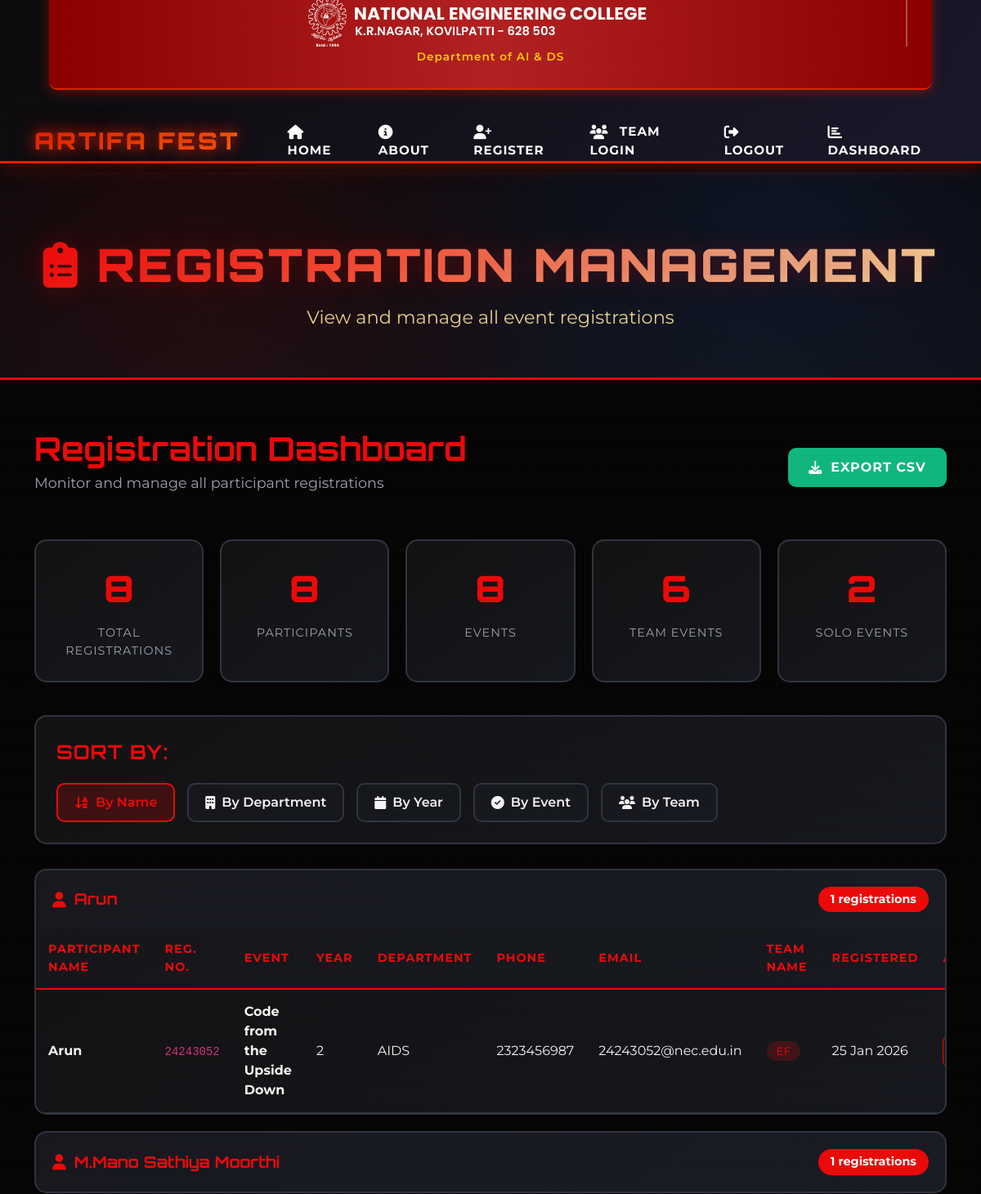
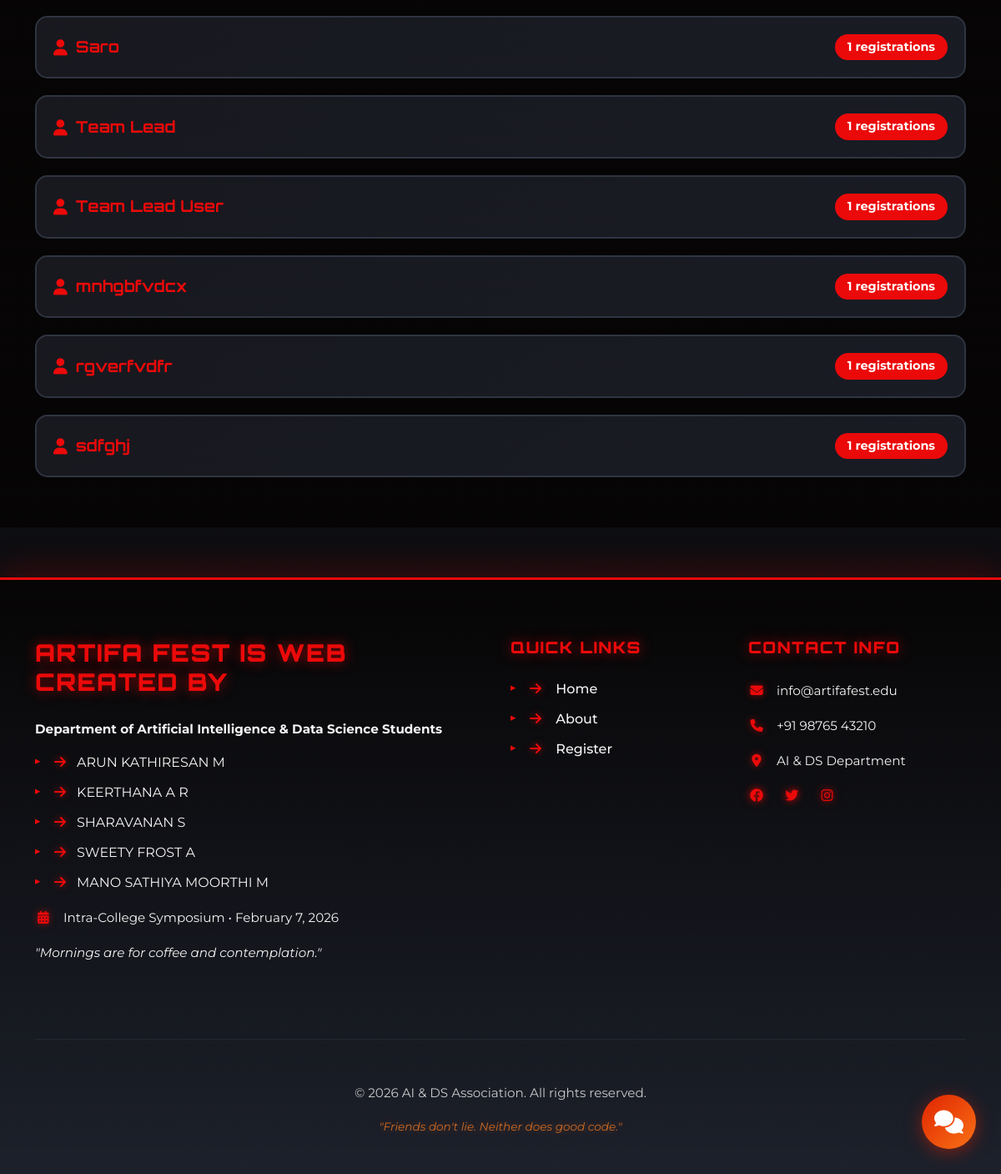
The page /view-registrations/ (signed in) on the database its author committed (2 pictures, top to bottom).
### core/models.py (models this page shows, shortened)
class Registration(models.Model):
    YEAR_CHOICES = [
        ('1', '1st Year'),
        ('2', '2nd Year'),
        ('3', '3rd Year'),
        ('4', '4th Year'),
    ]
    DEPARTMENT_CHOICES = [
        ('AIDS', 'AI & DS'),
        ('CSE', 'Computer Science'),
        ('IT', 'Information Technology'),
        ('ECE', 'Electronics & Communication'),
        ('EEE', 'Electrical & Electronics'),
        ('MECH', 'Mechanical'),
        ('CIVIL', 'Civil'),
        ('OTHER', 'Other'),
    ]
    register_number = models.CharField(max_length=20, unique=True, help_text='Unique registration number', null=True)
    full_name = models.CharField(max_length=200, null=True)
    year = models.CharField(max_length=1, choices=YEAR_CHOICES, null=True)
    department = models.CharField(max_length=10, choices=DEPARTMENT_CHOICES, null=True)
    phone_number = models.CharField(max_length=15, null=True, blank=True)
    email = models.EmailField(null=True)
    is_verified = models.BooleanField(default=False)
    event = models.ForeignKey(Event, on_delete=models.CASCADE)
    registered_at = models.DateTimeField(auto_now_add=True)
    team = models.ForeignKey('Team', on_delete=models.SET_NULL, null=True, blank=True, related_name='registrations', help_text='Team this registration belongs to')
    team_name = models.CharField(max_length=100, blank=True, null=True)
    team_members = models.IntegerField(default=0, help_text='Count of team members (0 if not team lead)')
    team_password = models.CharField(max_length=255, blank=True, null=True, help_text='Team password (hashed) for team login verification')
    is_team_lead = models.BooleanField(default=False, help_text='Whether this participant is a team lead')
    class Meta:
        unique_together = ['register_number', 'event']
        ordering = ['-registered_at']

class Event(models.Model):
    EVENT_TYPES = [
        ('technical', 'Technical'),
        ('non-technical', 'Non-Technical'),
    ]
    name = models.CharField(max_length=200)
    slug = models.SlugField(unique=True)
    description = models.TextField()
    event_type = models.CharField(max_length=20, choices=EVENT_TYPES)
    is_team_event = models.BooleanField(default=False)
    min_team_size = models.IntegerField(default=1)
    max_team_size = models.IntegerField(default=1)
    icon_class = models.CharField(max_length=100, default='fas fa-code')
    start_time = models.TimeField(null=True, blank=True)
    end_time = models.TimeField(null=True, blank=True)
    event_date = models.DateField(null=True, blank=True)
    duration = models.CharField(max_length=100, blank=True, null=True, help_text="e.g., '7 hours', '2 hours'")
    venue = models.CharField(max_length=200, blank=True, null=True, help_text="Event venue/location")
    created_at = models.DateTimeField(auto_now_add=True)
    updated_at = models.DateTimeField(auto_now=True)

### core/views.py (the view, shortened to what this page needs)
# urls.py: path('view-registrations/', views.view_registrations, name='view_registrations'),
def view_registrations(request):
    if not request.user.is_superuser:
        return redirect('home')
    view_mode = request.GET.get('view', 'teams')  # 'teams' or 'members'
    team_id = request.GET.get('team_id')
    team_leads = Registration.objects.filter(
        is_team_lead=True
    ).select_related('team', 'event').order_by('team_name', 'full_name')
    team_data = []
    for lead in team_leads:
        if lead.team:
            team_members = TeamMember.objects.filter(team=lead.team)
            team_info = {
                'lead': lead,
                'team': lead.team,
                'total_members': team_members.count(),
                'joined_members': team_members.filter(status='joined').count(),
                'pending_members': team_members.filter(status='pending').count(),
            }
            team_data.append(team_info)
    registrations = Registration.objects.select_related('event').all()
    sort_by = request.GET.get('sort_by', 'name')  # name, dept, year, event, team
    if sort_by == 'dept':
        registrations = registrations.order_by('department', 'full_name')
    elif sort_by == 'year':
        registrations = registrations.order_by('year', 'full_name')
    elif sort_by == 'event':
        registrations = registrations.order_by('event__name', 'full_name')
    elif sort_by == 'team':
        registrations = registrations.order_by('team_name', 'full_name')
    else:  # Default: sort by name
        registrations = registrations.order_by('full_name')
    total_registrations = Registration.objects.count()
    total_participants = Registration.objects.values('register_number').distinct().count()
    total_events = Event.objects.count()
    team_registrations = Registration.objects.filter(team_name__isnull=False, team_name__gt='').count()
    individual_registrations = total_registrations - team_registrations
    registrations_by_name = {}
    registrations_by_dept = {}
    registrations_by_year = {}
    registrations_by_event = {}
    registrations_by_team = {}
    try:
        for reg in Registration.objects.select_related('event').all():
            name = reg.full_name
            if name not in registrations_by_name:
                registrations_by_name[name] = []
            registrations_by_name[name].append(reg)
            try:
                dept = reg.get_department_display()
            except:
                dept = reg.department
            if dept not in registrations_by_dept:
                registrations_by_dept[dept] = []
            registrations_by_dept[dept].append(reg)
            try:
                year = reg.get_year_display()
            except:
                year = reg.year
            if year not in registrations_by_year:
                registrations_by_year[year] = []
            registrations_by_year[year].append(reg)
            event_name = reg.event.name
            if event_name not in registrations_by_event:
                registrations_by_event[event_name] = []
            registrations_by_event[event_name].append(reg)
            team_name = reg.team_name if reg.team_name else 'Solo'
            if team_name not in registrations_by_team:
                registrations_by_team[team_name] = []
            registrations_by_team[team_name].append(reg)
    except Exception as e:
        import logging
        logger = logging.getLogger(__name__)
        logger.exception("Error grouping registrations")
        pass
    registrations_by_name = dict(sorted(registrations_by_name.items(), key=lambda x: (x[0] is None, x[0])))
    registrations_by_dept = dict(sorted(registrations_by_dept.items(), key=lambda x: (x[0] is None, x[0])))
    registrations_by_year = dict(sorted(registrations_by_year.items(), key=lambda x: (x[0] is None, x[0])))
    registrations_by_event = dict(sorted(registrations_by_event.items(), key=lambda x: (x[0] is None, x[0])))
    registrations_by_team = dict(sorted(registrations_by_team.items(), key=lambda x: (x[0] is None, x[0])))
    context = {
        'view_mode': 'teams',
        'team_data': team_data,
        'registrations': registrations,
        'registrations_by_name': registrations_by_name,
        'registrations_by_dept': registrations_by_dept,
        'registrations_by_year': registrations_by_year,
        'registrations_by_event': registrations_by_event,
        'registrations_by_team': registrations_by_team,
        'total_registrations': total_registrations,
        'total_participants': total_participants,
        'total_events': total_events,
        'team_registrations': team_registrations,
        'individual_registrations': individual_registrations,
        'sort_by': sort_by,
        'page_title': 'Team Leads & Members',
    }
    return render(request, 'core/view_registrations.html', context)

### core/templates/core/view_registrations.html (shortened to what this page needs)
{% extends 'base.html' %}
{% load static %}
{% block content %}
<section class="registrations-hero">
    <div class="container">
        <h1 class="registrations-title">
            <i class="fas fa-clipboard-list"></i> Registration Management
        </h1>
        <p class="registrations-subtitle">View and manage all event registrations</p>
    </div>
</section>
<section class="registrations-content">
    <div class="container">
        <div class="header-actions">
            <div class="header-title">
                <h1>Registration Dashboard</h1>
                <p>Monitor and manage all participant registrations</p>
            </div>
            <a href="{% url 'export_registrations' %}" class="export-btn">
                <i class="fas fa-download"></i> Export CSV
            </a>
        </div>
        <div class="stats-grid">
            <div class="stat-card">
                <div class="stat-number">{{ total_registrations }}</div>
                <div class="stat-label">Total Registrations</div>
            </div>
            <div class="stat-card">
                <div class="stat-number">{{ total_participants }}</div>
                <div class="stat-label">Participants</div>
            </div>
            <div class="stat-card">
                <div class="stat-number">{{ total_events }}</div>
                <div class="stat-label">Events</div>
            </div>
            <div class="stat-card">
                <div class="stat-number">{{ team_registrations }}</div>
                <div class="stat-label">Team Events</div>
            </div>
            <div class="stat-card">
                <div class="stat-number">{{ individual_registrations }}</div>
                <div class="stat-label">Solo Events</div>
            </div>
        </div>
        <div class="filter-controls">
            <div class="filter-title">Sort By:</div>
            <div class="sort-buttons">
                <a href="?sort_by=name&view={{ view_mode }}{% if team_id %}&team_id={{ team_id }}{% endif %}"
                   class="sort-btn {% if sort_by == 'name' %}active{% endif %}">
                    <i class="fas fa-sort-alpha-down"></i> By Name
                </a>
                <a href="?sort_by=dept&view={{ view_mode }}{% if team_id %}&team_id={{ team_id }}{% endif %}"
                   class="sort-btn {% if sort_by == 'dept' %}active{% endif %}">
                    <i class="fas fa-building"></i> By Department
                </a>
                <a href="?sort_by=year&view={{ view_mode }}{% if team_id %}&team_id={{ team_id }}{% endif %}"
                   class="sort-btn {% if sort_by == 'year' %}active{% endif %}">
                    <i class="fas fa-calendar"></i> By Year
                </a>
                <a href="?sort_by=event&view={{ view_mode }}{% if team_id %}&team_id={{ team_id }}{% endif %}"
                   class="sort-btn {% if sort_by == 'event' %}active{% endif %}">
                    <i class="fas fa-check-circle"></i> By Event
                </a>
                <a href="?sort_by=team&view={{ view_mode }}{% if team_id %}&team_id={{ team_id }}{% endif %}"
                   class="sort-btn {% if sort_by == 'team' %}active{% endif %}">
                    <i class="fas fa-users"></i> By Team
                </a>
            </div>
        </div>
        <div class="group-cards">
            {% if sort_by == 'name' and registrations_by_name %}
                {% for name, registrations in registrations_by_name.items %}
                <div class="group-card">
                    <div class="group-header" onclick="toggleGroup(this)">
                        <div class="group-title">
                            <i class="fas fa-user"></i> {{ name }}
                        </div>
                        <div class="group-count">{{ registrations|length }} registrations</div>
                    </div>
                    <div class="group-content">
                        <table class="data-table">
                            <thead>
                                <tr>
                                    <th>Participant Name</th>
                                    <th>Reg. No.</th>
                                    <th>Event</th>
                                    <th>Year</th>
                                    <th>Department</th>
                                    <th>Phone</th>
                                    <th>Email</th>
                                    <th>Team Name</th>
                                    <th>Registered</th>
                                    <th>Actions</th>
                                </tr>
                            </thead>
                            <tbody>
                                {% for reg in registrations %}
                                <tr>
                                    <td><strong>{{ reg.full_name }}</strong></td>
                                    <td><code>{{ reg.register_number }}</code></td>
                                    <td>
                                        <strong>{{ reg.event.name }}</strong>
                                    </td>
                                    <td>{{ reg.year }}</td>
                                    <td>{{ reg.department }}</td>
                                    <td>{{ reg.phone_number }}</td>
                                    <td>{{ reg.email }}</td>
                                    <td>
                                        {% if reg.team_name %}
                                            <span style="background: hsl(var(--primary) / 0.2); color: hsl(var(--primary)); padding: 4px 12px; border-radius: 20px; font-size: 0.85rem;">
                                                {{ reg.team_name }}
                                            </span>
                                        {% else %}
                                            <span style="color: hsl(var(--muted-foreground));">Solo</span>
                                        {% endif %}
                                    </td>
                                    <td>{{ reg.registered_at|date:"d M Y" }}</td>
                                    <td>
                                        <div class="action-btns">
                                            <a href="{% url 'edit_registration' reg.id %}" class="action-btn btn-edit">
                                            </a>
                                        </div>
                                    </td>
                                </tr>
                                {% endfor %}
                            </tbody>
                        </table>
                    </div>
                </div>
                {% endfor %}
            {% else %}
                <div class="empty-state">
                    <div class="empty-icon"><i class="fas fa-database"></i></div>
                    <div class="empty-text">No registrations found matching your criteria</div>
                </div>
            {% endif %}
        </div>
    </div>
</section>
{% endblock %}

### rows shown on the page
Registration: full_name "Arun", registrations "1", register_number "24243052", event.name "Code from the Upside Down", year "2", department "AIDS", phone_number "2323456987", email "24243052@nec.edu.in", team_name "EF", registered_at "25 Jan 2026"
Registration: full_name "M.Mano Sathiya Moorthi", registrations "1"
Registration: full_name "Saro", registrations "1"
Registration: full_name "Team Lead", registrations "1"
Registration: full_name "Team Lead User", registrations "1"
Registration: full_name "mnhgbfvdcx", registrations "1"
Registration: full_name "rgverfvdfr", registrations "1"
Registration: full_name "sdfghj", registrations "1"

### other values the page prints
{{ total_registrations }} "8"
{{ total_participants }} "8"
{{ total_events }} "8"
{{ team_registrations }} "6"
{{ individual_registrations }} "2"
